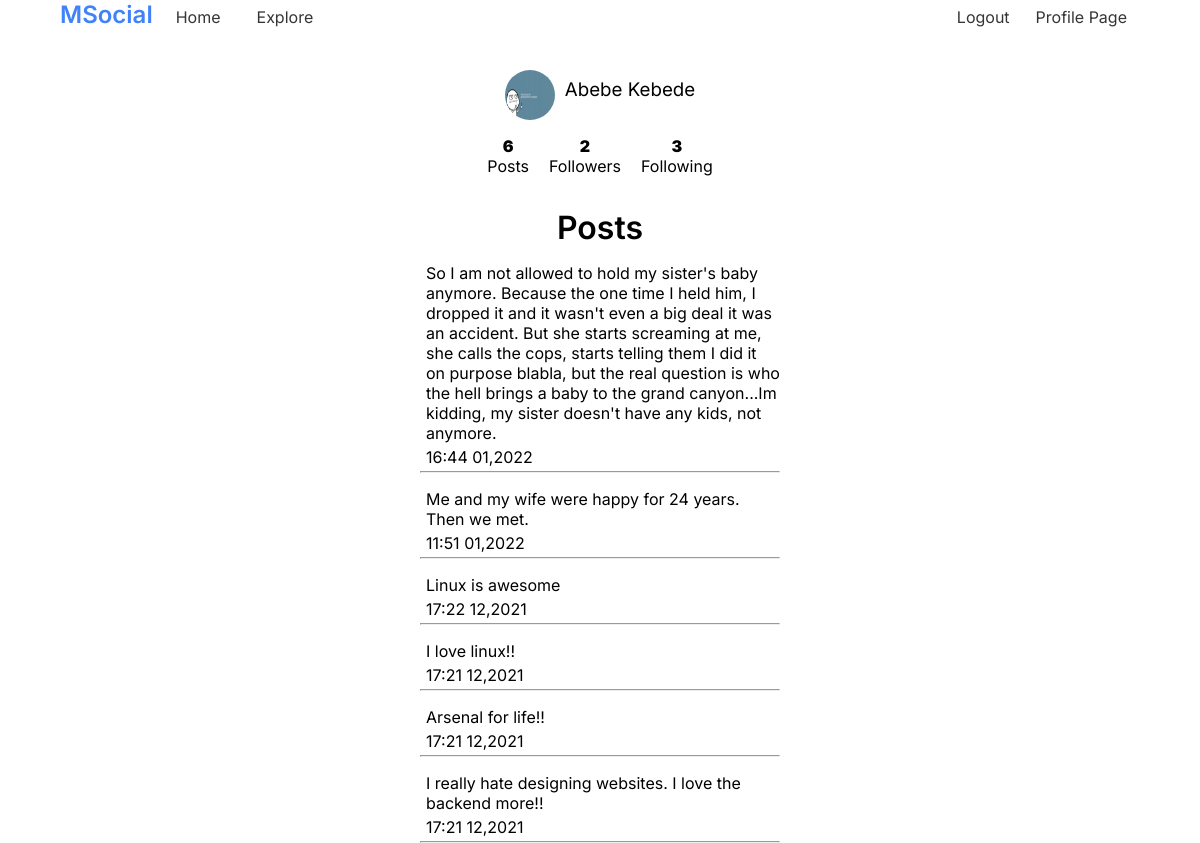
The app's page /profile/jaminux (signed in) with its own data.
### tables this page shows
CREATE TABLE users (
    id INTEGER PRIMARY KEY AUTOINCREMENT,
    f_name TEXT NOT NULL,
    l_name TEXT NOT NULL,
    username TEXT NOT NULL UNIQUE,
    password TEXT NOT NULL,
    email TEXT NOT NULL,
    created TIMESTAMP NOT NULL DEFAULT CURRENT_TIMESTAMP
, profile_pic TEXT DEFAULT 'files/profile-pics/default-profile-pic.jpg');

CREATE TABLE posts (
    id INTEGER PRIMARY KEY AUTOINCREMENT,
    body TEXT NOT NULL,
    author_id INT NOT NULL,
    created TIMESTAMP NOT NULL DEFAULT CURRENT_TIMESTAMP,
    FOREIGN KEY (author_id) REFERENCES users (id)
);

### msocial/user.py (the view, shortened to what this page needs)
@user_bp.route("/profile/<username>")
def profile(username):
    cur_db = get_db()
    target_user = get_user(username)
    num_following = get_num_following(target_user)
    num_followers = get_num_followers(target_user)
    posts = cur_db.execute(
        """
            SELECT
            body,
            f_name || ' ' || l_name AS author,
            STRFTIME('%H:%M %m,%Y', posts.created) AS created
            FROM
            posts
            JOIN users ON posts.author_id = users.id
            WHERE
            users.id = ?
            ORDER BY posts.created DESC
            ;
            """,
        (target_user["id"],),
    ).fetchall()
    num_posts = get_num_posts(target_user)
    if g.user != target_user:
        return render_template(
            "profile_page.html",
            user=target_user,
            followers=num_followers,
            following=num_following,
            posts=posts,
            num_posts=num_posts,
            is_following=is_following(g.user, target_user),
        )

### msocial/auth.py (called while the page is built)
@bp.before_app_request
def load_logged_user():
    user_id = session.get("user_id")
    if user_id:
        g.user = (
            get_db().execute("SELECT * FROM users WHERE id = ?", (user_id,)).fetchone()
        )
    else:
        g.user = None

### msocial/db.py (called while the page is built)
def get_db():
    if "db" not in g:
        g.db = sqlite3.connect(
            app.config["DATABASE"], detect_types=sqlite3.PARSE_DECLTYPES
        )
        g.db.row_factory = sqlite3.Row
    return g.db

def get_user(username):
    db = get_db()
    return db.execute("SELECT * FROM users WHERE username = ?", (username,)).fetchone()

def get_num_following(user):
    db = get_db()
    return db.execute(
        """
            SELECT
            IIF(
                EXISTS(
                    SELECT
                    *
                    FROM
                    followers
                    WHERE
                    follower_id = ?
                    ),
                (
                    SELECT
                    COUNT(followed_id)
                    FROM
                    followers
                    WHERE
                    follower_id = ?
                    ),
                0
                ) following;
            """,
        (user["id"], user["id"]),
    ).fetchone()["following"]

def get_num_followers(user):
    db = get_db()
    return db.execute(
        """
        SELECT
        IIF(
            EXISTS(
                SELECT
                *
                FROM
                followers
                WHERE
                followed_id = ?
                ),
            (
                SELECT
                COUNT(follower_id)
                FROM
                followers
                WHERE
                followed_id = ?
                ),
            0
            ) followers;
        """,
        (user["id"], user["id"]),
    ).fetchone()["followers"]

def get_num_posts(user):
    db = get_db()
    return db.execute(
        """
        SELECT
        IIF(
            EXISTS(
                SELECT
                *
                FROM
                posts
                WHERE
                author_id = ?
                ),
            (
                SELECT
                COUNT(body)
                FROM
                posts
                WHERE
                author_id = ?
                ),
            0
            ) num_posts;
            """,
        (user["id"], user["id"]),
    ).fetchone()["num_posts"]

### msocial/templates/profile_page.html (shortened to what this page needs)
{% extends "base.html" %}
{% block head %}
  <link rel="stylesheet" href={{ url_for('static', filename='profile_page.css')}} />
{% endblock %}
{% block content %}
  <div class="header">
    <img src="{{ url_for('static', filename=user.profile_pic) }}" alt="profile-pic">
    <h3>{{ user.f_name }} {{ user.l_name}}</h3>
  </div>
  <div class="box">
    <div class="num_posts">
      <p>{{ num_posts }}</p>
      <a href="{{ url_for('user_bp.profile', username=user.username) }}">Posts</a>
    </div>
    <div class="followers">
      <p>{{ followers }}</p>
      <a href="{{ url_for('user_bp.user_followers', username=user.username) }}">Followers</a>
    </div>
    <div class="following">
      <p>{{ following }}</p>
      <a href="{{ url_for('user_bp.user_following', username=user.username) }}">Following</a>
    </div>
  </div>
  <div class="posts">
    <h1 class="post-title">Posts</h1>
    {% if posts %}
      {% for post in posts %}
        <div class="post">
          <p>{{ post["body"] }}</p>
          <p>{{ post["created"] }}</p>
          <hr>
        </div>
      {% endfor %}
    {% else %}
      <p>No Posts Yet</p>
    {% endif %}
  </div>
{% endblock %}

### msocial/static/base.css (style rules this page uses)
:root { --light-blue: #59adff; --dark-blue: #4082fa; --white: #fff; --green: #42b72a; --black: #000; --grey: #353535; }
* { margin: 0; box-sizing: border-box; padding: 0; }

### msocial/static/profile_page.css (style rules this page uses)
:root { --light-blue: #59adff; --dark-blue: #4082fa; --white: #fff; --green: #42b72a; --black: #000; --grey: #353535; }
* { font-family: "Inter", sans-serif; }
h3 { text-align: center; color: var(--black); margin: 8px 0; font-weight: 400; }
.box { display: flex; gap: 20px; justify-content: center; margin-top: 2vh; margin-bottom: 4vh; }
.box a { text-decoration: none; color: var(--black); }
.box p { text-align: center; color: var(--black); font-weight: 900; }
.posts { display: flex; flex-direction: column; align-items: center; width: 30vw; margin: auto; gap: 2vh; }
.post-title { color: var(--black); text-align: center; font-weight: 600; }
.posts p { color: #eaeaea; color: var(--black); padding-left: 6px; margin-bottom: 4px; }
.post { width: 100%; }
.header { display: flex; justify-content: center; gap: 10px; }
.header img { width: 50px; height: 50px; border-radius: 50%; }

### records on screen
users: profile_pic (picture), f_name "Abebe", l_name "Kebede"
posts: body "So I am not allowed to hold my sister's baby anymore. Because the one time I held him, I dropped it and it wasn't even a big deal it was an accident. But she starts screaming at me, she calls the cops, starts telling them I did it on purpose blabla, but the real question is who the hell brings a baby to the grand canyon...Im kidding, my sister doesn't have any kids, not anymore.", created "16:44 01,2022"
posts: body "Me and my wife were happy for 24 years. Then we met.", created "11:51 01,2022"
posts: body "Linux is awesome", created "17:22 12,2021"
posts: body "I love linux!!", created "17:21 12,2021"
posts: body "Arsenal for life!!", created "17:21 12,2021"
posts: body "I really hate designing websites. I love the backend more!!", created "17:21 12,2021"

### other values on screen
{{ num_posts }} "6"
{{ followers }} "2"
{{ following }} "3"
